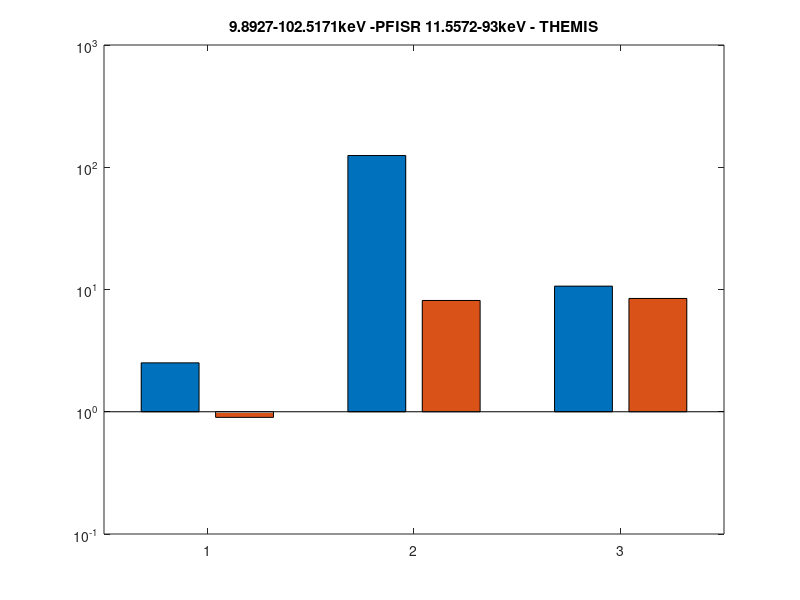

The MATLAB script that drew this image:
%% Ratio of time averaged energy flux
%  Ratio of time-averaged energy flux before and after the onset

clear all;

load Data/energy_spectra_13_june_2016.mat
load Data/pitch_angles.mat
data1.ssteflux=cell2mat(sst.eflux);
data1.esaeflux=cell2mat(esa.eflux);
data1.ssttime = sst.etime;
data1.esatime = esa.etime;
data1.pa=cell2mat(sst.epa);

% Solid angle in steridian
domega = 2*pi*(1-cos(11.5*pi/180));

% E_parallel/Total_Energy : Loss cone energy flux ratio
A_high = sum(data1.ssteflux(:,[1,8])*domega,2)./sum(data1.ssteflux(:,:)*domega,2);
A_mid  = A_high;
A_low  = sum(data1.esaeflux(:,[1,8])*domega,2)./sum(data1.esaeflux(:,:)*domega,2);

A_h = interp1(data1.ssttime,A_high,data_thm.time);
A_m = A_h;
A_l = interp1(data1.esatime,A_low,data_thm.time);

A_h = ones(size(A_h));
A_m = A_h;
A_l = ones(size(A_h));

n=0;
% THEMIS
% low_t_ebin=32; %30 keV
low_t_ebin=28; %10 keV
mid_t_ebin=36+n; %300 keV

% PFISR
% low_p_ebin=17; %30 keV
low_p_ebin=14; %10 keV
mid_p_ebin=20+n; %300 keV


%% THEMIS

% Splitting into high energy >300 keV, med 30-300 keV and low energy <30 keV
thm_high=sum(data_thm.E(:,mid_t_ebin:end).*repmat(A_h,1,length(data_thm.ebin)-mid_t_ebin+1).*repmat(diff(data_thm.ebin(1,(mid_t_ebin-1):end)),187,1),2);
thm_mid =sum(data_thm.E(:,low_t_ebin:mid_t_ebin-1).*repmat(A_m,1,mid_t_ebin-low_t_ebin).*repmat(diff(data_thm.ebin(1,low_t_ebin:mid_t_ebin)),187,1),2);
thm_low =sum(data_thm.E(:,1:low_t_ebin-1).*repmat(A_l,1,low_t_ebin-1).*repmat(diff(data_thm.ebin(1,1:low_t_ebin)),187,1),2);

% Splitting in to before onset and after onset Befgore: 10:00 - 11:02;
% After : 11:54-12:25
thm_high_B = mean(thm_high(75:114));
thm_high_A = mean(thm_high(146:166));
ratio_thm_high=thm_high_A/thm_high_B

thm_mid_B = mean(thm_mid(75:114));
thm_mid_A = mean(thm_mid(146:166));
ratio_thm_mid=thm_mid_A/thm_mid_B

thm_low_B = mean(thm_low(76:114));
thm_low_A = mean(thm_low(146:166));
ratio_thm_low=thm_low_A/thm_low_B

%% PFISR


% Splitting into high energy >300 keV, mid 30-300 keV and low energy <30 keV
pfisr_high=sum(data_pfisr.E(:,mid_p_ebin:end).*repmat(diff(data_pfisr.ebin(1,mid_p_ebin-1:end)),141,1),2);
pfisr_mid =sum(data_pfisr.E(:,low_p_ebin:mid_p_ebin-1).*repmat(diff(data_pfisr.ebin(1,low_p_ebin:mid_p_ebin)),141,1),2);
pfisr_low =sum(data_pfisr.E(:,1:low_p_ebin-1).*repmat(diff(data_pfisr.ebin(1,1:low_p_ebin)),141,1),2);

% Before time: 10:01 AM to 11:13 AM;  After time: 11!:46 UT to 12:17 UT
pfisr_high_B = mean(pfisr_high(57:92));
pfisr_high_A = mean(pfisr_high(108:123));
ratio_pfisr_high=pfisr_high_A/pfisr_high_B

pfisr_mid_B = mean(pfisr_mid(57:92));
pfisr_mid_A = mean(pfisr_mid(108:123));
ratio_pfisr_mid=pfisr_mid_A/pfisr_mid_B

pfisr_low_B = mean(pfisr_low(57:92));
pfisr_low_A = mean(pfisr_low(108:123));
ratio_pfisr_low=pfisr_low_A/pfisr_low_B

y_pfisr =[ratio_pfisr_low, ratio_pfisr_mid, ratio_pfisr_high];
y_thm   =[ratio_thm_low, ratio_thm_mid, ratio_thm_high];
x = ['<30 keV', '30 - 300 keV', '300 keV'];

figure1 = figure; 
axes1 = axes('Parent',figure1,'YScale','log','XTick',[1 2 3]);

box(axes1,'on');
hold(axes1,'on');

bar1=bar([y_pfisr',y_thm']); 
set(bar1(1),'BaseValue',1);
title([num2str(data_pfisr.ebin(1,low_p_ebin)/1000),'-',num2str(data_pfisr.ebin(1,mid_p_ebin)/1000),'keV -PFISR ',num2str(data_thm.ebin(1,low_t_ebin)/1000),'-',num2str(data_thm.ebin(1,mid_t_ebin)/1000),'keV - THEMIS']);

display('PFISR Mid Bin');
data_pfisr.ebin(1,mid_p_ebin)/1000
display('THEMIS Mid Bin');
data_thm.ebin(1,mid_t_ebin)/1000
 



